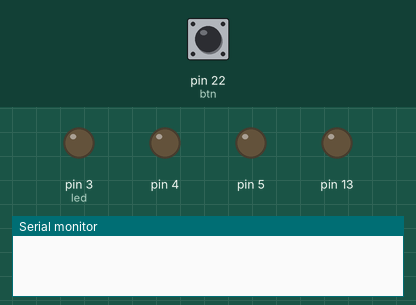
Recording of a sketch running on a simulated Arduino Mega 2560, built with avr-gcc and run on an emulated ATmega2560. On the bench: output pins drawn as LEDs (lit = HIGH), the last lines printed to the serial monitor. Inputs (shaded band) come from the test bench; at power-on: pin 22 (btn) HIGH.

Above: at 1.2 s.
1.3 s: pin 22 (btn) pulled LOW for 0.15 s
At 1.8 s:
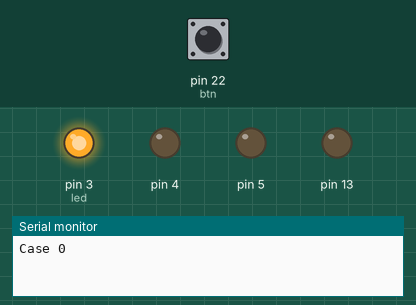
2.9 s: pin 22 (btn) pulled LOW for 1 s
At 4.2 s:
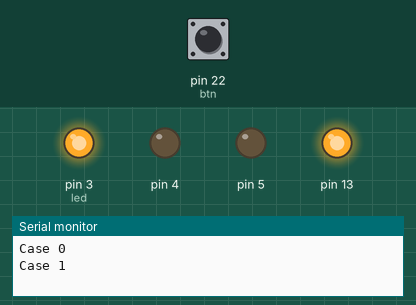
5.4 s: pin 22 (btn) pulled LOW for 0.15 s
At 6.1 s:
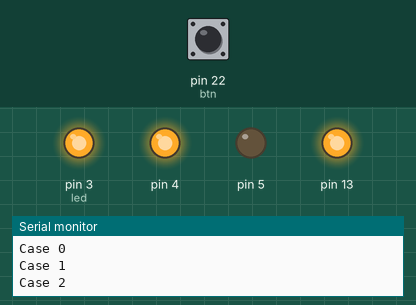
7.0 s: pin 22 (btn) pulled LOW for 3.2 s
At 7.3 s:
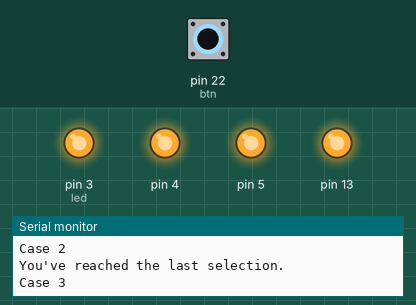
Timing chart, 0 to 10.0 s (numbered marks = the images above; inputs shaded):
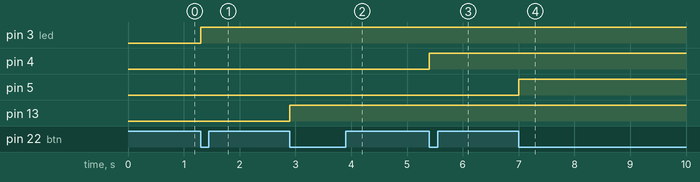

Measured:
- after the input at 1.3 s, pin 3 (led): LOW → HIGH at once
- after the input at 2.9 s, pin 13: LOW → HIGH at once
- after the input at 5.4 s, pin 4: LOW → HIGH at once
- after the input at 7.0 s, pin 5: LOW → HIGH at once

The sketch:

switchcase_button_count_var1.ino
```cpp
const int btn = 22;
const int led = 3;
int selector = 0;
boolean isPressed = false;

void setup() {
  Serial.begin(9600);
  pinMode(btn, INPUT_PULLUP);
  pinMode(led, OUTPUT);
  pinMode(13, OUTPUT);
  pinMode(4, OUTPUT);
  pinMode(5, OUTPUT);
}

void loop ()
{
  if (digitalRead(btn) == LOW && isPressed == false ) //button is pressed AND this is the first digitalRead() that the button is pressed
  {
    isPressed = true;  //set to true, so this code will not run again until button released
    doSwitchStatement(); // a call to a separate function that performs the switch statement and subsequent evoked code

    selector++; // this is done after the doSwitchStatement(), so case 0 will be executed on the first button press
    if (selector > 3) {
      selector = 0;
    }
    // selector = (selector+1) % 4;  // does the same, without if-statement
  } else if (digitalRead(btn) == HIGH)
  {
    isPressed = false; //button is released, variable reset
  }
}

void doSwitchStatement() {
  switch(selector) {
  case 0:
    digitalWrite(led, HIGH);
    Serial.println("Case 0");
    // add a call to doExtraStuff() if you like
    break;
  case 1:
    digitalWrite(13, HIGH);
    Serial.println("Case 1");
    break;
  case 2:
    digitalWrite(4, HIGH);
    Serial.println("Case 2");
    break;
  case 3:
    digitalWrite(5, HIGH);
    Serial.println("You've reached the last selection.");
    Serial.println("Case 3");
  }
}
```
